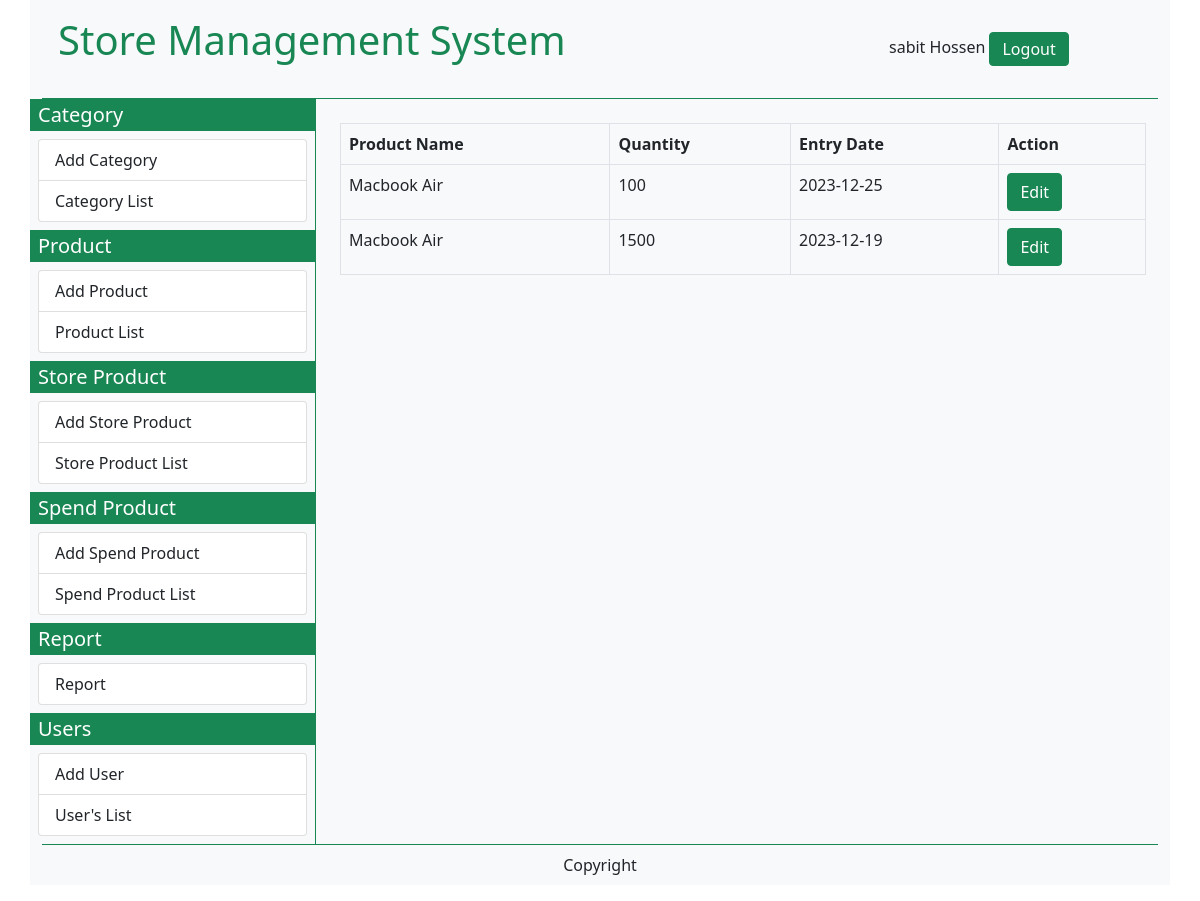
The app's page /list_of_entry_product.php (signed in) with its own data.
### tables this page shows
CREATE TABLE `store_product` (
  `store_product_id` int(11) NOT NULL,
  `store_product_name` varchar(20) NOT NULL,
  `store_product_quantity` int(11) NOT NULL,
  `store_product_entry_date` varchar(10) NOT NULL
);

### list_of_entry_product.php (the view, shortened to what this page needs)
<?php
$user_first_name = $_SESSION['user_first_name'];
$user_last_name = $_SESSION['user_last_name'];
if (!empty($user_first_name) && !empty($user_last_name)) {
    require('myfunction.php');
    ?>
    <!DOCTYPE html>
    <html lang="en">
    <head>
        <link href="https://cdn.jsdelivr.net/npm/bootstrap@5.0.2/dist/css/bootstrap.min.css" rel="stylesheet"
>
        <link rel="stylesheet" href="https://use.fontawesome.com/releases/v5.15.4/css/all.css"
 />
    </head>
    <body>
        <div class="container bg-light">
            <div class="container-foulid border-bottom border-success">
                <?php include('topbar.php'); ?>
            </div>
            <div class="container-foulid">
                <div class="row">
                    <div class="col-sm-3 bg-light p-0 m-0">
                        <?php include('leftbar.php'); ?>
                    </div>
                    <div class="col-sm-9 border-start border-success">
                        <div class="row p-4">
                            <?php
                            $sql = "SELECT * FROM store_product";
                            $query = $conn->query($sql);
                            echo '<table class="table table-bordered">
                                    <thead>
                                        <tr>
                                            <th>Product Name</th>
                                            <th>Quantity</th>
                                            <th>Entry Date</th>
                                            <th>Action</th>
                                        </tr>
                                    </thead>
                                    <tbody>';
                            while ($data = mysqli_fetch_assoc($query)) {
                                $store_product_id = $data['store_product_id'];
                                $store_product_name = $data['store_product_name'];
                                $store_product_quantity = $data['store_product_quantity'];
                                $store_product_entry_date = $data['store_product_entry_date'];
                                echo "<tr>
                                        <td>$store_product_name</td>
                                        <td>$store_product_quantity</td>
                                        <td>$store_product_entry_date</td>
                                        <td><a href='edit_store_product.php?id=$store_product_id' class='btn btn-success'>Edit</a></td>
                                    </tr>";
                            }
                            echo '</tbody></table>';
                            ?>
                        </div>
                    </div>
                </div>
            </div>
            <div class="container-foulid border-top border-success">
                <?php include('bottombar.php'); ?>
            </div>
        </div>
    </body>
    </html>
    <?php
} else {
    header('location:login.php');
}
?>

### records on screen
store_product: store_product_name "Macbook Air", store_product_quantity "100", store_product_entry_date "2023-12-25"
store_product: store_product_name "Macbook Air", store_product_quantity "1500", store_product_entry_date "2023-12-19"

### other values on screen
$user_first_name "sabit"
$user_last_name "Hossen"
